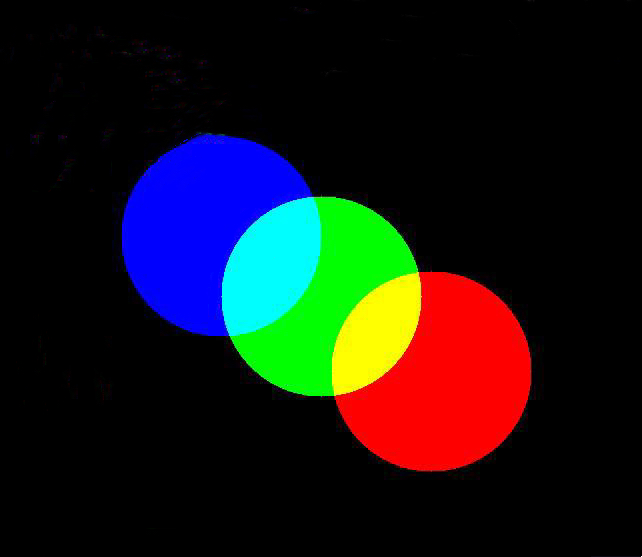
#> input picture OpenCV_learning/data/bgr.jpg, 642 x 557 px
$ python -i geometry_utils.py   (imports and definitions only)
#> lines starting #> are read from the running program, lines starting #| are printed output that depends on the picture; after the words box and inside, x2 and y2 are one past the last pixel; in counts of white or black regions, pixels touching at a corner belong together
#> further down, picture is the input picture: shape (557, 642, 3); mean B, G, R 22.9, 22.6, 22.7
'''
Copyright (c) 2022 by Haiming Zhang. All Rights Reserved.

Author: Haiming Zhang
Date: 2022-08-12 20:56:39
Email: haimingzhang@link.cuhk.edu.cn
Description: Some utility function related with geometry operations.
'''

import cv2
import numpy as np


def get_contour(im):
    contours, hierarchy = cv2.findContours(im.copy(), cv2.RETR_EXTERNAL, cv2.CHAIN_APPROX_NONE)

    out = np.zeros_like(im)
    # On this output, draw all of the contours that we have detected
    # in white, and set the thickness to be 3 pixels
    # cv2.drawContours(out, contours, -1, 255, 3)

    out = cv2.fillPoly(out, contours, 255)

    return out


def get_masked_region(mask_img):
    gray = cv2.cvtColor(mask_img, cv2.COLOR_BGR2GRAY)
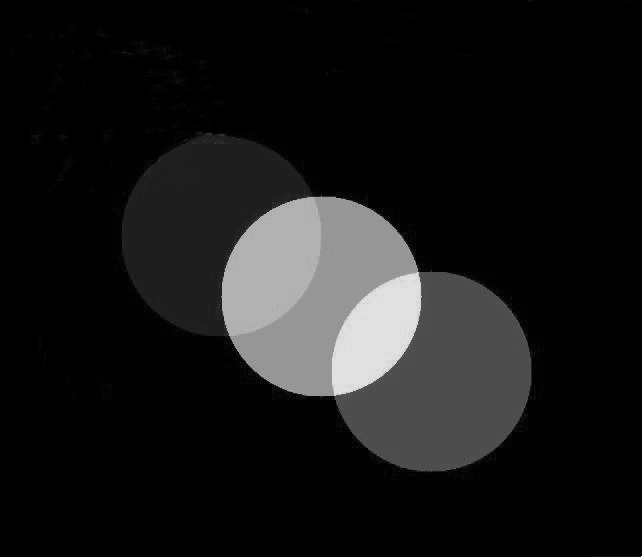
#> gray: shape (557, 642); min 0, max 254, mean 22.7
    blur = cv2.GaussianBlur(gray, (3, 3), 0)
    thresh = cv2.adaptiveThreshold(blur, 255, 1, 1, 11, 2)
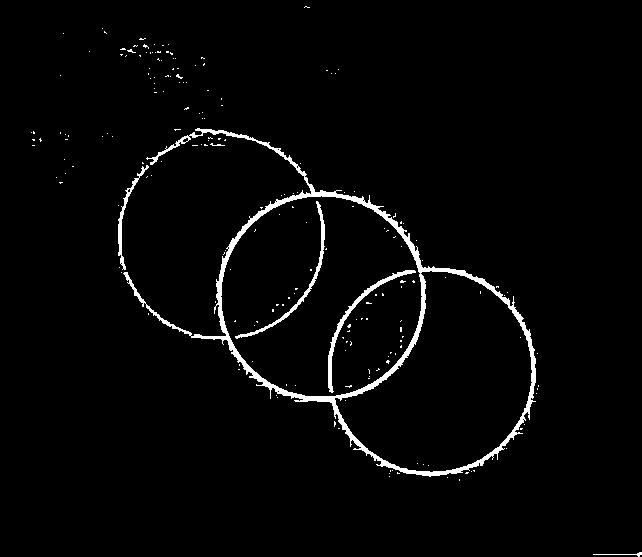
#> thresh: shape (557, 642); 2.5% white; 200 white regions (194 under 20 px)

    contour = get_contour(thresh)
#> in get_contour, `contours, hierarchy = cv2.findContours(im.copy(), cv2.RETR_EXTERNAL, c..`: contours = 138 contours, 136 with area under 20; largest, box (x1, y1, x2, y2) and area: (123, 128, 536, 477) 60916, (118, 165, 149, 270) 272
#> in get_contour, `out = cv2.fillPoly(out, contours, 255)`:
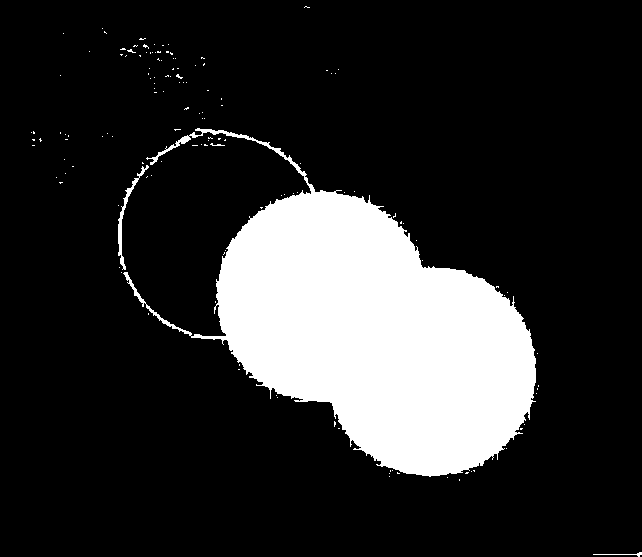
#> out: shape (557, 642); 17.5% white; 138 white regions (134 under 20 px), largest, box (x1, y1, x2, y2) and area: (123, 128, 536, 477) 61902, (118, 165, 149, 270) 392, (593, 552, 642, 557) 62, (210, 143, 225, 146) 22
    # contour = cv2.GaussianBlur(contour,(9, 9), 0)
    contour = cv2.erode(contour, np.ones((11, 11), np.uint8), iterations=1)
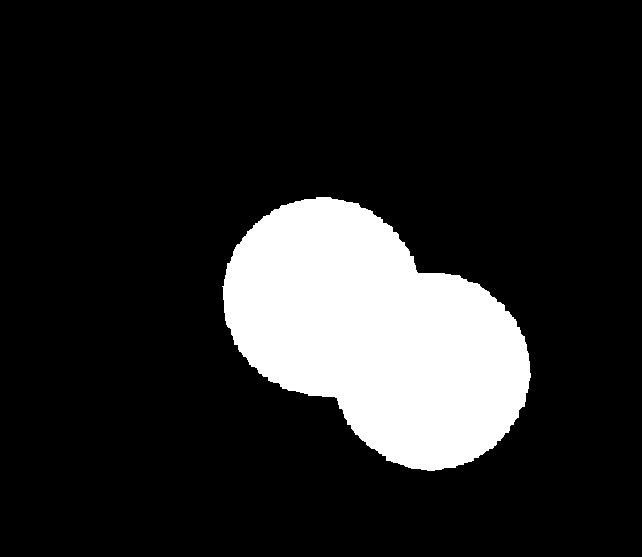
#> contour: shape (557, 642); 15.2% white; 1 white region, box (x1, y1, x2, y2) and area: (222, 197, 531, 471) 54423
    return contour

>>> import cv2
>>> picture = cv2.imread('../data/bgr.jpg')
>>> result = get_masked_region(picture)
